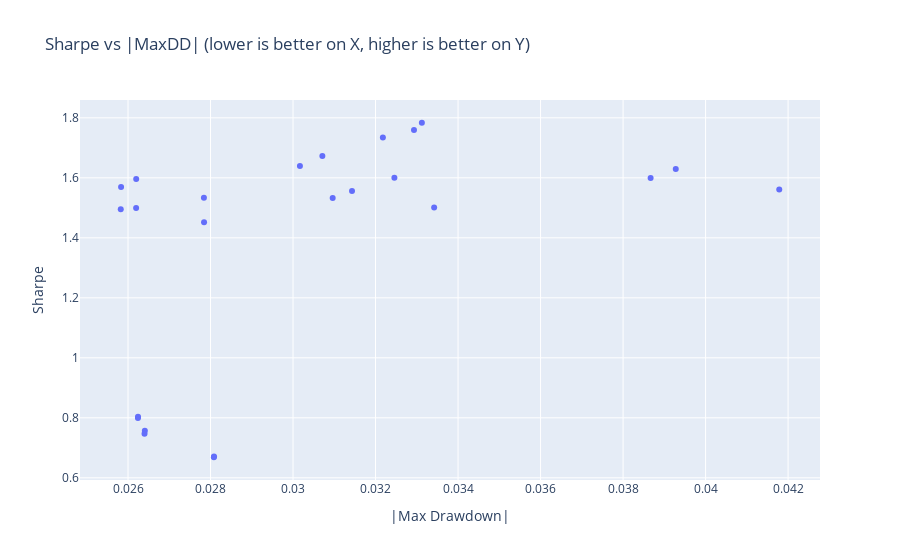
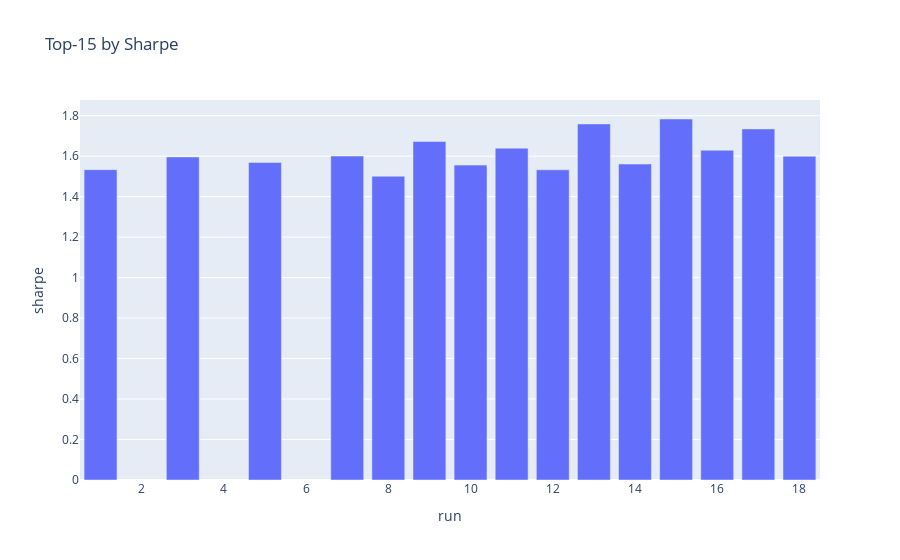

Notebook cell for these charts, in order:
### Code cell
import plotly.express as px

dsp = df.copy()
dsp['drawdown_abs'] = dsp['maxdd'].abs()

hover_fixed = ['run','lookbacks','w_tsmom','w_xsec','w_mr']
hover_maybe = ['w_volcarry','vc_top_q','vc_bot_q','vc_lookback']
hover_tail  = ['target_vol','vol_lookback','max_leverage','cagr','vol','maxdd','mar']

hover_cols = [c for c in hover_fixed + hover_maybe + hover_tail if c in dsp.columns]

fig = px.scatter(
    dsp, x='drawdown_abs', y='sharpe',
    hover_data=hover_cols,
    title='Sharpe vs |MaxDD| (lower is better on X, higher is better on Y)'
)
fig.update_layout(xaxis_title='|Max Drawdown|', yaxis_title='Sharpe')
fig.show()

topN = df.sort_values('sharpe', ascending=False).head(15)
px.bar(topN, x='run', y='sharpe', title='Top-15 by Sharpe', hover_data=[c for c in topN.columns]).show()

### Figure 1 — Plotly figure (JSON) as saved in the notebook; plotly's stock layout.template omitted (floating-point values rounded to 4 significant figures; data arrays with more than 128 entries replaced by an {"elided": "..."} marker saying what was removed)
{"data": [{"customdata": {"elided": "24x13 mixed values"}, "hovertemplate": "drawdown_abs=%{x}<br>sharpe=%{y}<br>run=%{customdata[0]}<br>lookbacks=%{customdata[1]}<br>w_tsmom=%{customdata[2]}<br>w_xsec=%{customdata[3]}<br>w_mr=%{customdata[4]}<br>w_volcarry=%{customdata[5]}<br>target_vol=%{customdata[6]}<br>vol_lookback=%{customdata[7]}<br>max_leverage=%{customdata[8]}<br>cagr=%{customdata[9]}<br>vol=%{customdata[10]}<br>maxdd=%{customdata[11]}<br>mar=%{customdata[12]}<extra></extra>", "legendgroup": "", "marker": {"color": "#636efa", "symbol": "circle"}, "mode": "markers", "name": "", "orientation": "v", "showlegend": false, "type": "scatter", "x": [0.02784, 0.02784, 0.0262, 0.0262, 0.02583, 0.02582, 0.03246, 0.03342, 0.03071, 0.03143, 0.03017, 0.03096, 0.03293, 0.04179, 0.03312, 0.03928, 0.03218, 0.03867, 0.02808, 0.02808, 0.02624, 0.02624, 0.02641, 0.0264], "xaxis": "x", "y": [1.533, 1.452, 1.596, 1.499, 1.569, 1.495, 1.6, 1.501, 1.673, 1.556, 1.64, 1.533, 1.759, 1.561, 1.784, 1.629, 1.735, 1.6, 0.6686, 0.6707, 0.8037, 0.7994, 0.7566, 0.7468], "yaxis": "y"}], "layout": {"legend": {"tracegroupgap": 0}, "title": {"text": "Sharpe vs |MaxDD| (lower is better on X, higher is better on Y)"}, "xaxis": {"anchor": "y", "domain": [0, 1], "title": {"text": "|Max Drawdown|"}}, "yaxis": {"anchor": "x", "domain": [0, 1], "title": {"text": "Sharpe"}}}}

### Figure 2 — Plotly figure (JSON) as saved in the notebook; plotly's stock layout.template omitted (floating-point values rounded to 4 significant figures; data arrays with more than 128 entries replaced by an {"elided": "..."} marker saying what was removed)
{"data": [{"customdata": {"elided": "15x13 mixed values"}, "hovertemplate": "run=%{x}<br>sharpe=%{y}<br>loo=%{customdata[0]}<br>lookbacks=%{customdata[1]}<br>w_tsmom=%{customdata[2]}<br>w_xsec=%{customdata[3]}<br>w_mr=%{customdata[4]}<br>w_volcarry=%{customdata[5]}<br>target_vol=%{customdata[6]}<br>vol_lookback=%{customdata[7]}<br>max_leverage=%{customdata[8]}<br>cagr=%{customdata[9]}<br>vol=%{customdata[10]}<br>maxdd=%{customdata[11]}<br>mar=%{customdata[12]}<extra></extra>", "legendgroup": "", "marker": {"color": "#636efa", "pattern": {"shape": ""}}, "name": "", "orientation": "v", "showlegend": false, "textposition": "auto", "type": "bar", "x": [15, 13, 17, 9, 11, 16, 7, 18, 3, 5, 14, 10, 1, 12, 8], "xaxis": "x", "y": [1.784, 1.759, 1.735, 1.673, 1.64, 1.629, 1.6, 1.6, 1.596, 1.569, 1.561, 1.556, 1.533, 1.533, 1.501], "yaxis": "y"}], "layout": {"barmode": "relative", "legend": {"tracegroupgap": 0}, "title": {"text": "Top-15 by Sharpe"}, "xaxis": {"anchor": "y", "domain": [0, 1], "title": {"text": "run"}}, "yaxis": {"anchor": "x", "domain": [0, 1], "title": {"text": "sharpe"}}}}
